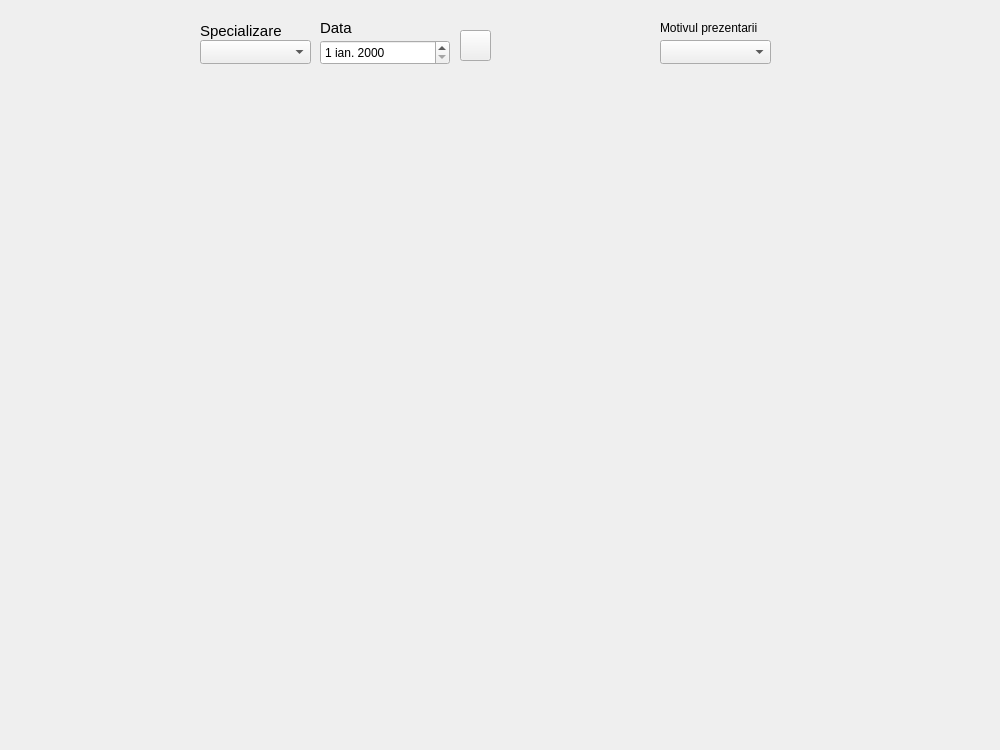
   <widget class="QWidget" name="pageSchedule">
    <widget class="QComboBox" name="comboSpecializare">
     <property name="geometry">
      <rect>
       <x>200</x>
       <y>40</y>
       <width>111</width>
       <height>24</height>
      </rect>
     </property>
    </widget>
    <widget class="QLabel" name="labelSpecializare">
     <property name="geometry">
      <rect>
       <x>200</x>
       <y>20</y>
       <width>101</width>
       <height>21</height>
      </rect>
     </property>
     <property name="font">
      <font>
       <pointsize>11</pointsize>
      </font>
     </property>
     <property name="text">
      <string>Specializare</string>
     </property>
    </widget>
    <widget class="QDateEdit" name="dataProgramare">
     <property name="geometry">
      <rect>
       <x>320</x>
       <y>40</y>
       <width>130</width>
       <height>25</height>
      </rect>
     </property>
     <property name="locale">
      <locale language="Romanian" country="Romania"/>
     </property>
    </widget>
    <widget class="QLabel" name="labelData">
     <property name="geometry">
      <rect>
       <x>320</x>
       <y>20</y>
       <width>49</width>
       <height>16</height>
      </rect>
     </property>
     <property name="font">
      <font>
       <pointsize>11</pointsize>
      </font>
     </property>
     <property name="text">
      <string>Data</string>
     </property>
    </widget>
    <widget class="QComboBox" name="comboMotiv">
     <property name="geometry">
      <rect>
       <x>660</x>
       <y>40</y>
       <width>111</width>
       <height>24</height>
      </rect>
     </property>
    </widget>
    <widget class="QLabel" name="labelMotivPrezentare">
     <property name="geometry">
      <rect>
       <x>660</x>
       <y>20</y>
       <width>101</width>
       <height>16</height>
      </rect>
     </property>
     <property name="text">
      <string>Motivul prezentarii</string>
     </property>
    </widget>
    <widget class="QPushButton" name="btnSearchDoctori">
     <property name="geometry">
      <rect>
       <x>460</x>
       <y>30</y>
       <width>31</width>
       <height>31</height>
      </rect>
     </property>
     <property name="text">
      <string/>
     </property>
    </widget>
    <widget class="QWidget" name="pageProgramari" native="true">
     <property name="geometry">
      <rect>
       <x>10</x>
       <y>70</y>
       <width>981</width>
       <height>671</height>
      </rect>
     </property>
    </widget>
   </widget>
